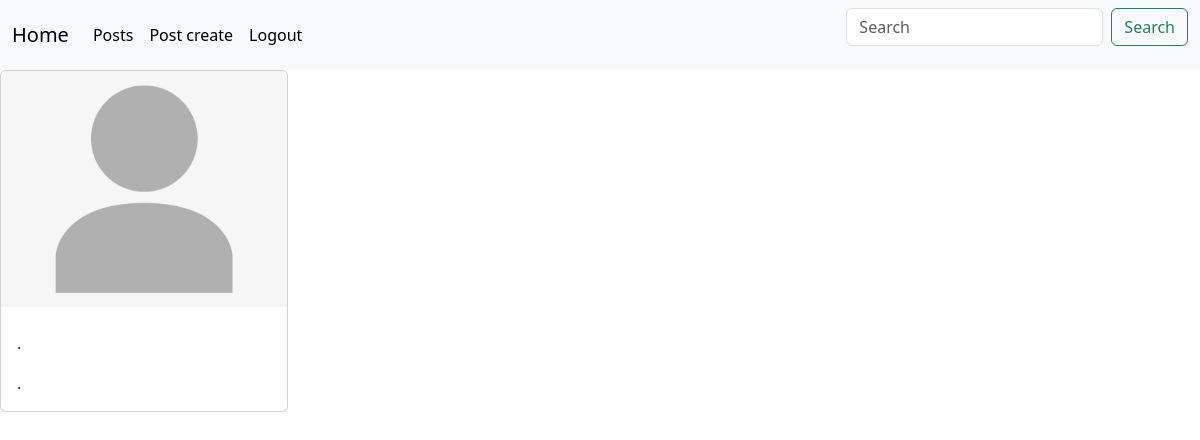
The page /posts/7 (signed in) on the database as committed earlier.
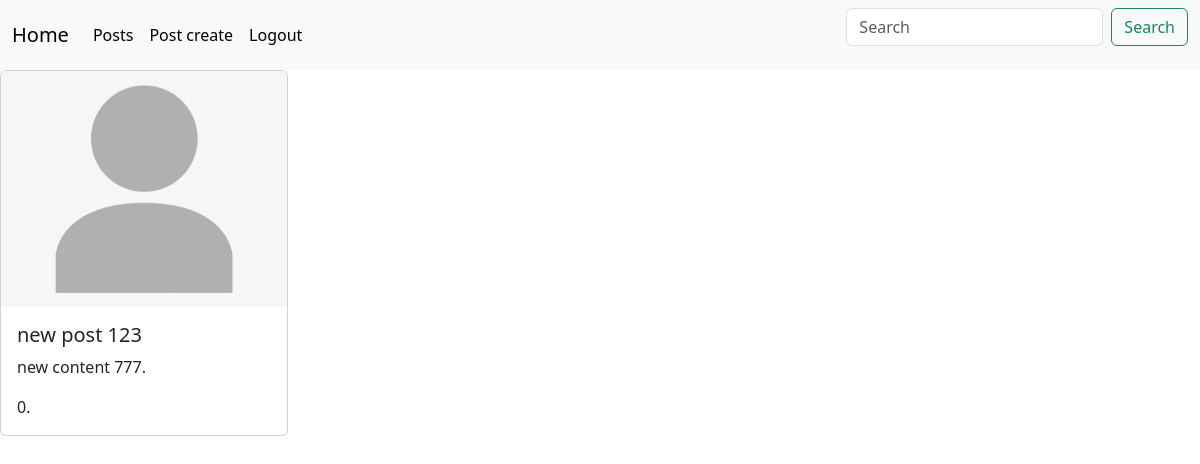
The same page on the database as committed later.
### posts/models.py (models this page shows, shortened)
class Post(models.Model):
    image = models.ImageField(null = True, blank = True)
    title = models.CharField(max_length = 256)
    content = models.CharField(max_length = 456)
    rate = models.IntegerField(default = 0, null = True)
    category = models.ForeignKey(Category, on_delete = models.CASCADE, null = True)
    tags = models.ManyToManyField(Tag)
    created_at = models.DateTimeField(auto_now_add = True, null = True)
    updated_at = models.DateTimeField(auto_now = True, null = True)

### posts/views.py (the view)
# urls.py: path("posts/<int:post_id>", post_detail_view),
@login_required(login_url = "/login")
def post_detail_view(request, post_id):
    if request.method == "GET":
        post = Post.objects.filter(id = post_id).first()
        return render(request, "posts/post_detail.html", context = {"post": post})

### templates/posts/post_detail.html
{% extends 'base.html' %}
{% load static %}
{% block content %}
<div class="card" style="width: 18rem;">
  {% if post.image %}
  <img src="{{ post.image.url }}" class="card-img-top" alt="...">
  {% else %}
  <img src="{% static 'placeholder-image-person-jpg.jpg' %}" class="card-img-top" alt="...">
  {% endif %}
  <div class="card-body">
    <h5 class="card-title">{{ post.title }}</h5>
    <p class="card-text">{{ post.content }}.</p>
    <p class="card-text">{{ post.rate }}.</p>
  </div>
</div>
{% endblock %}

Rows that differ between the two databases and show on the page:
added Post: title "new post 123", content "new content 777", rate "0"
